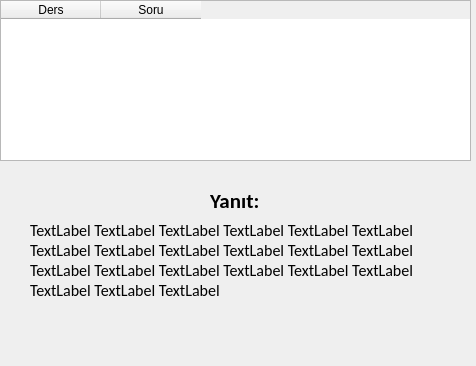
<?xml version="1.0" encoding="UTF-8"?>
<ui version="4.0">
 <class>Form</class>
 <widget class="QWidget" name="Form">
  <property name="geometry">
   <rect>
    <x>0</x>
    <y>0</y>
    <width>476</width>
    <height>366</height>
   </rect>
  </property>
  <property name="windowTitle">
   <string>Sorular</string>
  </property>
  <widget class="QTableWidget" name="tablo">
   <property name="geometry">
    <rect>
     <x>0</x>
     <y>0</y>
     <width>471</width>
     <height>161</height>
    </rect>
   </property>
   <column>
    <property name="text">
     <string>Ders</string>
    </property>
   </column>
   <column>
    <property name="text">
     <string>Soru</string>
    </property>
   </column>
  </widget>
  <widget class="QLabel" name="label">
   <property name="geometry">
    <rect>
     <x>210</x>
     <y>190</y>
     <width>51</width>
     <height>21</height>
    </rect>
   </property>
   <property name="font">
    <font>
     <family>Calibri</family>
     <pointsize>16</pointsize>
     <weight>75</weight>
     <bold>true</bold>
    </font>
   </property>
   <property name="text">
    <string>Yanıt:</string>
   </property>
  </widget>
  <widget class="QLabel" name="yanitlabel">
   <property name="geometry">
    <rect>
     <x>30</x>
     <y>220</y>
     <width>421</width>
     <height>121</height>
    </rect>
   </property>
   <property name="font">
    <font>
     <family>Calibri</family>
     <pointsize>12</pointsize>
    </font>
   </property>
   <property name="text">
    <string>TextLabel TextLabel TextLabel TextLabel TextLabel TextLabel TextLabel TextLabel TextLabel TextLabel TextLabel TextLabel TextLabel TextLabel TextLabel TextLabel TextLabel TextLabel TextLabel TextLabel TextLabel </string>
   </property>
   <property name="scaledContents">
    <bool>true</bool>
   </property>
   <property name="alignment">
    <set>Qt::AlignLeading|Qt::AlignLeft|Qt::AlignTop</set>
   </property>
   <property name="wordWrap">
    <bool>true</bool>
   </property>
  </widget>
 </widget>
 <resources/>
 <connections/>
</ui>
